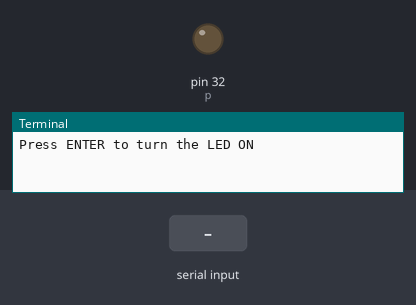
The program below on a simulated Raspberry Pi (header pin numbers). Shown: output pins drawn as LEDs (lit = HIGH), the last lines printed to the terminal. The test bench sets the inputs (shaded band). The interpreter's speed is modelled, so counts of loop turns are approximate.

Above: at 1.2 s.
1.3 s: "1" typed at the terminal
At 2.0 s:
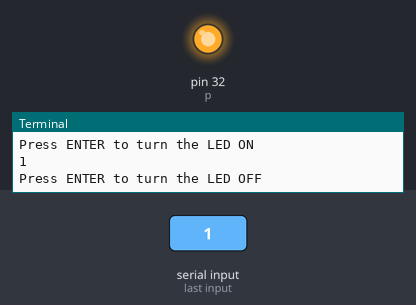
2.8 s: "0" typed at the terminal
At 3.1 s:
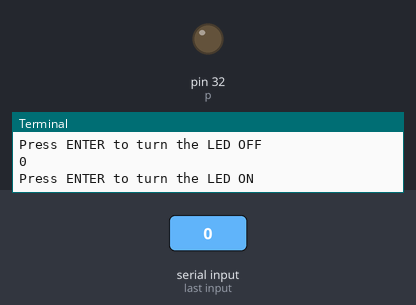
4.3 s: "2" typed at the terminal
At 5.5 s:
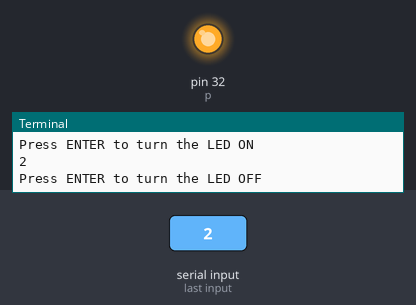
Timing chart, 0 to 7.3 s (numbered marks = the images above; inputs shaded):
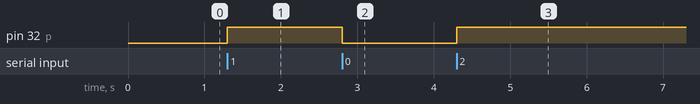

The program:

LED_onoff_pin32.py
```python
import time
import RPi.GPIO as GPIO
GPIO.setmode(GPIO.BOARD)
GPIO.setup(32,GPIO.OUT)
p=GPIO.PWM(32,500)
p.start(0)

i=1
onoff_str = 'OFF','ON'
try:
	while 1:
		d=divmod(i,2)[1]
		raw_input('Press ENTER to turn the LED %s'%onoff_str[d])
		p.ChangeDutyCycle(d*100)
		i+=1
except KeyboardInterrupt:
	pass
p.stop()
GPIO.cleanup()
```

Measured:
- after the input at 1.3 s, pin 32 (p): LOW → HIGH at once
- after the input at 2.8 s, pin 32 (p): HIGH → LOW at once
- after the input at 4.3 s, pin 32 (p): LOW → HIGH at once
